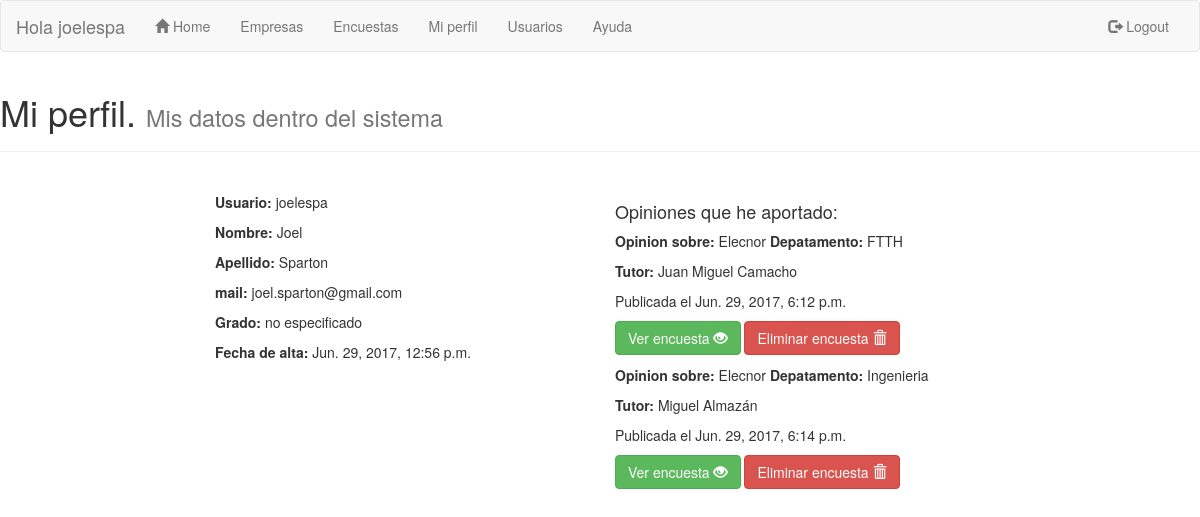
Page /usuarios/miperfil/ (signed in) on the earlier database version.
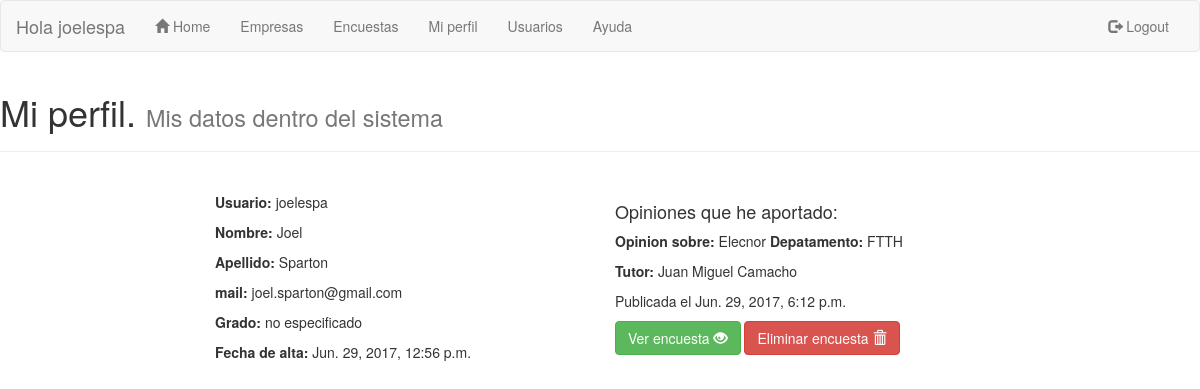
Same page on the later database version.
### sopa/models.py (models this page shows)
class encuestas (models.Model):
    user = models.TextField(max_length=20,null=True,blank=True,default='')
    nombre_empresa = models.TextField(max_length=30,null=True,blank=True,default='')
    tutor = models.TextField(max_length=20,null=True,blank=True,default='')
    departamento = models.TextField(max_length=20,null=True,blank=True,default='')
    id_encuesta = models.IntegerField(null=True,blank=True,default='0')
    created_date = models.DateTimeField(default=timezone.now)
    pf1 = models.TextField(max_length=20,null=True,blank=True,default='')
    pf11 = models.TextField(max_length=20,null=True,blank=True,default='')
    pf2 = models.TextField(max_length=20,null=True,blank=True,default='')
    pf22 = models.TextField(max_length=20,null=True,blank=True,default='')
    pb1 = models.TextField(max_length=20,null=True,blank=True,default='')
    pb2 = models.TextField(max_length=20,null=True,blank=True,default='')
    pb3 = models.TextField(max_length=20,null=True,blank=True,default='')
    pb4 = models.TextField(max_length=20,null=True,blank=True,default='')
    ps1 = models.TextField(max_length=20,null=True,blank=True,default='')
    ps2 = models.TextField(max_length=20,null=True,blank=True,default='')
    ps3 = models.TextField(max_length=20,null=True,blank=True,default='')
    ps4 = models.TextField(max_length=20,null=True,blank=True,default='')
    ps5 = models.TextField(max_length=20,null=True,blank=True,default='')
    ps6 = models.TextField(max_length=20,null=True,blank=True,default='')
    ps7 = models.TextField(max_length=20,null=True,blank=True,default='')
    pa1 = models.TextField(max_length=20,null=True,blank=True,default='')
    pa2 = models.TextField(max_length=20,null=True,blank=True,default='')
    nota = models.IntegerField(null=True,blank=True,default='0')

### sopa/views.py (the view)
# urls.py: url(r'^usuarios/miperfil/$', views.miperfil, name='mi_perfil'),
@login_required
def miperfil(request):
    usuario = get_object_or_404(usuarios, username = request.user)
    try:
        grado = grados.objects.get(id_grado=usuario.id_grado)
    except ObjectDoesNotExist:
        grado = "no especificado"
    print (grado)
    op = encuestas.objects.filter(user = usuario.username).order_by('created_date')
    if op:
        aux=""
        opiniones = op
    else:
        aux="No he añadido opiniones"
        opiniones = ""
    return render(request, 'sopa/perfil_usuario.html', {'titulo': 'SOPA Mi perfil' ,'usuario' : usuario, 'grado' : grado, 'opinion' : opiniones, 'aux' : aux})

### sopa/templates/sopa/perfil_usuario.html (shortened to what this page needs)
{% extends "sopa/index.html" %}
{% block content %}
<div class="page-header">
  <h1>Mi perfil. <small>Mis datos dentro del sistema</small></h1>
</div>
<br>
<div class ="col-md-4 col-md-offset-2">
<p><b> Usuario:</b> {{usuario.username}} </p>
<p><b> Nombre:</b> {{usuario.first_name}} </p>
<p><b> Apellido:</b> {{usuario.last_name}} </p>
<p><b> mail:</b> {{usuario.email}} </p>
<p><b> Grado:</b> {{grado}}{{grado.nombre_grado}} </p>
<p><b> Fecha de alta:</b> {{usuario.date_joined}}</p>
</div>
<div class ="col-md-4" >
  <h4> Opiniones que he aportado: </h4>
  {%for op in opinion%}
  <p><b>Opinion sobre:</b> {{op.nombre_empresa}} <b>Depatamento:</b> {{op.departamento}}</p>
  <p><b> Tutor:</b> {{op.tutor}}</p>
  <p>Publicada el {{op.created_date}}</p>
  <p><a href='/encuesta/detalle/{{op.pk}}' class="btn btn-success" role="button"> Ver encuesta
      <span class="glyphicon glyphicon-eye-open" aria-hidden="true"></span></a>
    <a href='/encuesta/eliminar/{{op.pk}}' class="btn btn-danger" role="button"> Eliminar encuesta
      <span class="glyphicon glyphicon-trash" aria-hidden="true"></span></a></p>
  {% endfor %}
</div>
{% endblock content %}

Differences in the rows shown:
removed encuestas: nombre_empresa "Elecnor", departamento "Ingenieria", tutor "Miguel Almazán", created_date "Jun. 29, 2017, 6:14 p.m."
